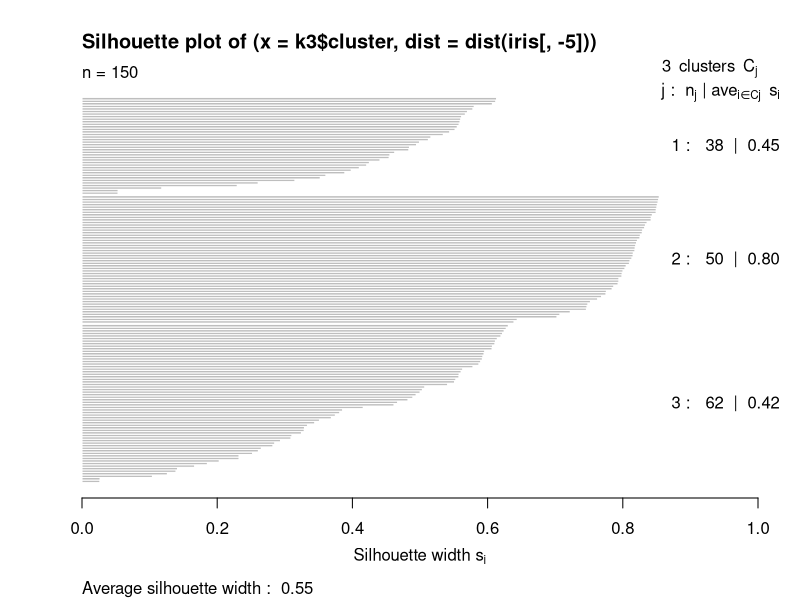
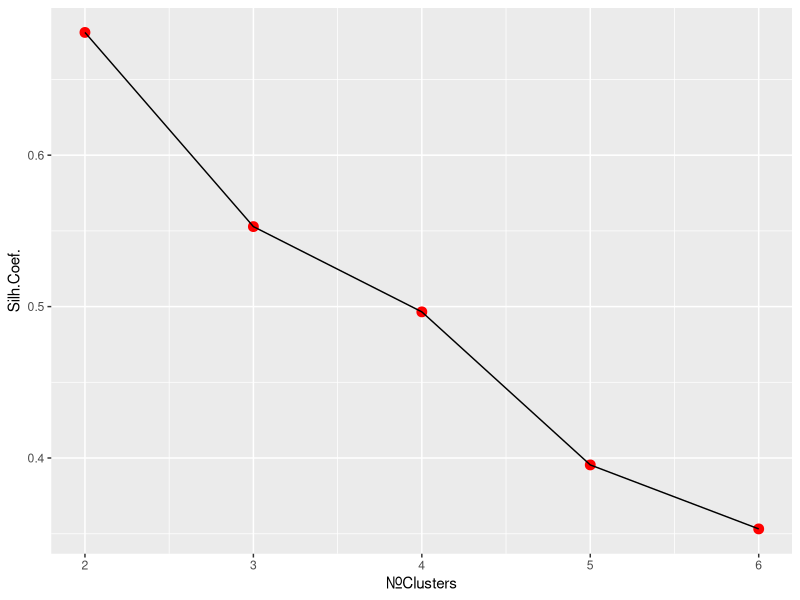
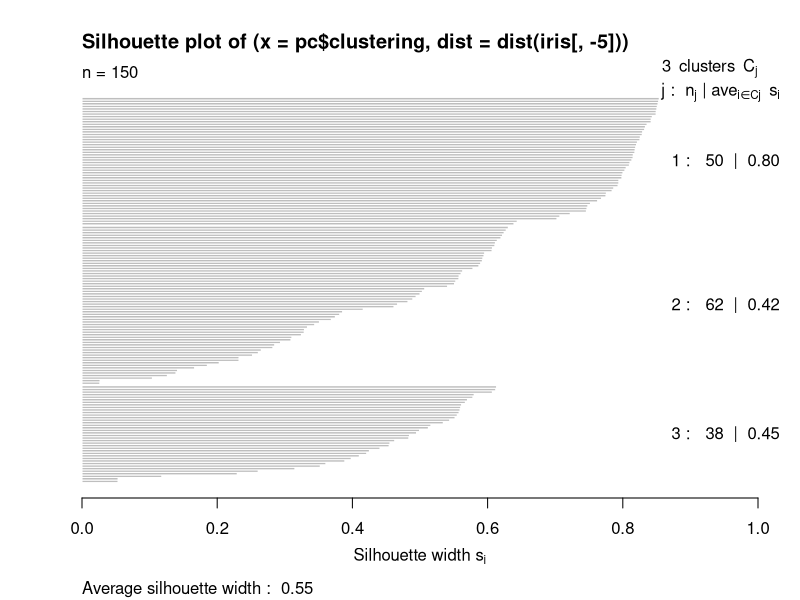
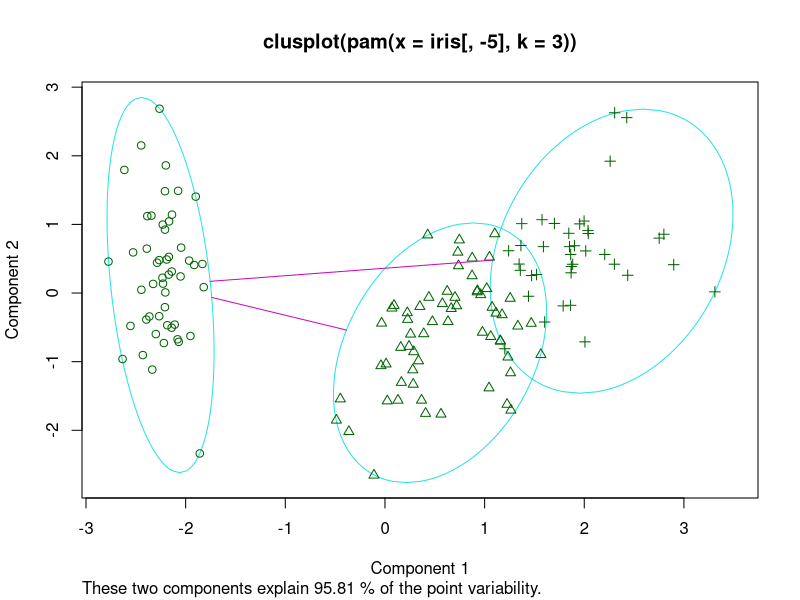
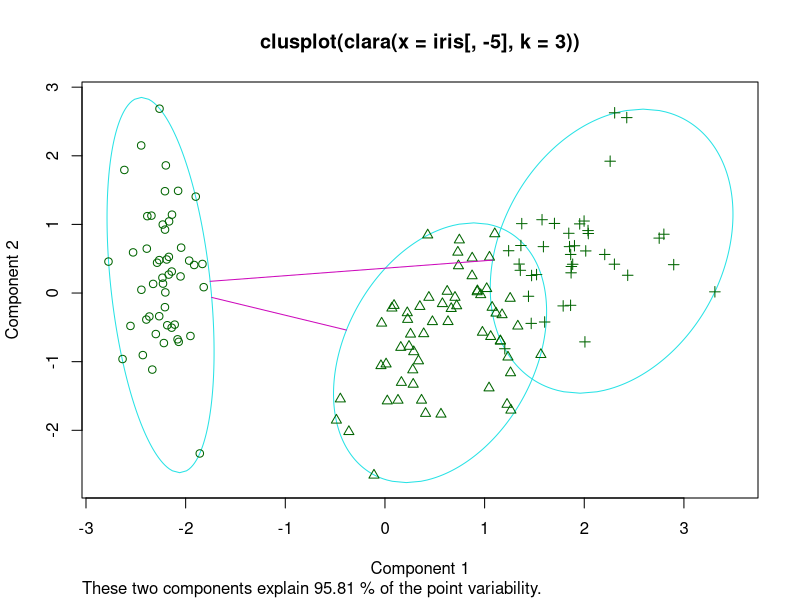
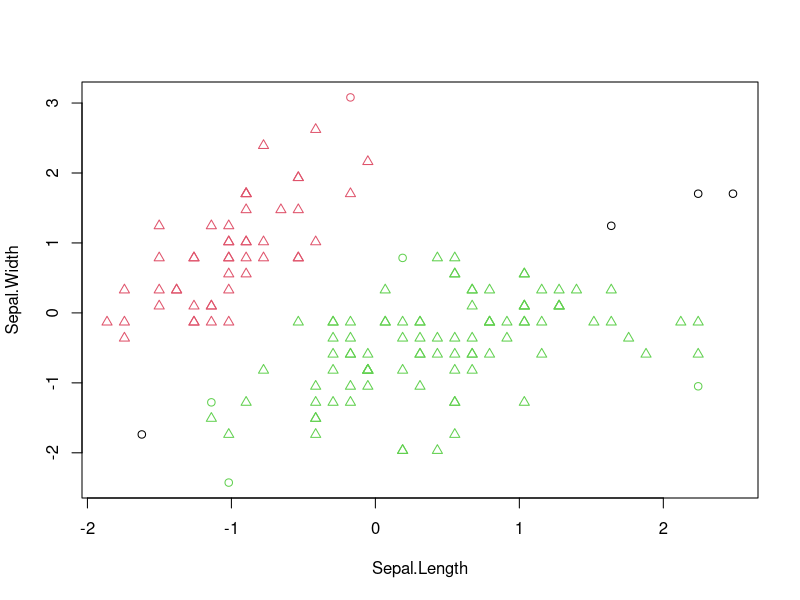
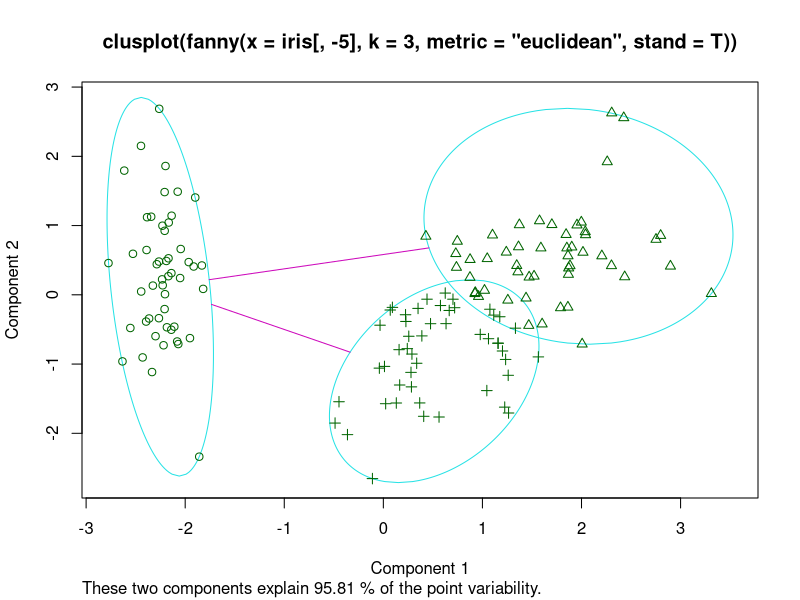
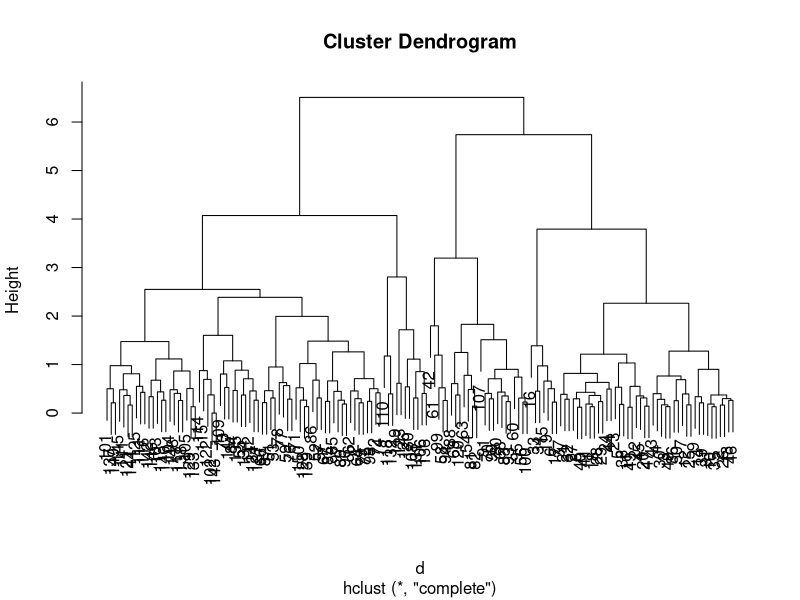

Generate these figures, in order, with R:
# http://www.dcc.fc.up.pt/~ltorgo/DM1_1718/Rclustering.html
#############
##  Code of Slides:  Clustering in R
#############
#



####### Section:  Distance Functions

##
data(iris)
dm <- dist(iris[,-5])  # excluding the nominal target
as.matrix(dm)[1,4] # because dm is of class "dist"

##
library(cluster)
data(iris)
dm <- daisy(iris)
as.matrix(dm)[1,4] # because dm is of class "dist"



####### Section:  Partitional Methods

##
data(iris)

set.seed(50)
k3 <- kmeans(iris[,-5],centers=3,iter.max=200)


####### Section:  Clustering Validation

##
table(k3$cluster,iris$Species)
library(cluster)
s <- silhouette(k3$cluster,
                dist(iris[,-5]))

##
plot(s)


##
set.seed(50)
d <- dist(iris[,-5])
avgS <- c()
for(k in 2:6) {
  cl <- kmeans(iris[,-5],centers=k,iter.max=200)
  s <- silhouette(cl$cluster,d)
  avgS <- c(avgS,mean(s[,3]))
}

##
library(ggplot2)
ggplot(data.frame(nClus=2:6,Silh=avgS),
       aes(x=nClus,y=Silh)) + 
  geom_point(size=3,color="red") + geom_line() +
  xlab("Nr.Clusters") + ylab("Silh.Coef.")


####### Section:  Partitional Methods

##
library(cluster)

pc <- pam(iris[,-5],k=3)
table(pc$clustering,iris$Species)
s <- silhouette(pc$clustering,
                dist(iris[,-5]))

##
plot(s)
clusplot(pc)


##
library(cluster)
cl <- clara(iris[,-5],3)
table(cl$clustering,iris$Species)

##
clusplot(cl)
#install.packages("fpc")
##
library(fpc)
d <- scale(iris[,-5])
db <- dbscan(d,0.9)
db
table(db$cluster,iris$Species)

##
plot(db,d)

##
library(cluster)
f <- fanny(iris[,-5],3,metric='euclidean',stand=T)
head(f$membership)
table(f$clustering,iris$Species)

##
clusplot(f)


####### Section:  Hierarchical Methods

##
data(iris)
d <- dist(scale(iris[,-5]))
h <- hclust(d)

##
cls <- cutree(h,3)
table(cls,iris$Species)

##
plot(h)

##
library(cluster)
d <- dist(scale(iris[,-5]))
methds <- c('complete','single','average')
avgS <- matrix(NA,ncol=3,nrow=5,
               dimnames=list(2:6,methds))
for(k in 2:6) 
  for(m in seq_along(methds)) {
    h <- hclust(d,meth=methds[m])
    c <- cutree(h,k)
    s <- silhouette(c,d)
    avgS[k-1,m] <- mean(s[,3])
  }
library(reshape2)
dt <- melt(avgS)
colnames(dt) <- c("NClusts","Meth","AvgS")
library(ggplot2)
ggplot(dt,aes(x=NClusts,y=AvgS,color=Meth)) + 
  geom_line()

##
library(cluster)
di <- diana(iris[,-5],
            metric='euclidean',
            stand=TRUE)
table(cutree(di,3),iris$Species)

##
pltree(di)
